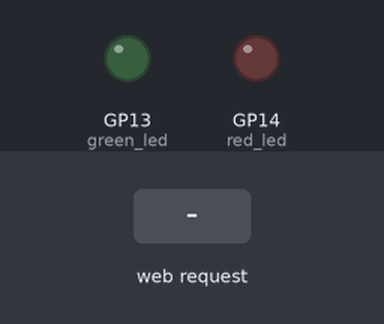
The program below on a simulated Raspberry Pi Pico running CircuitPython. Shown: output pins drawn as LEDs (lit = HIGH). Inputs (shaded band) come from the test bench. The board's own WiFi access point starts at once; what the program prints to the serial console is not drawn.

Above: at 1.2 s.
1.3 s: HTTP request GET /red received
At 2.4 s:
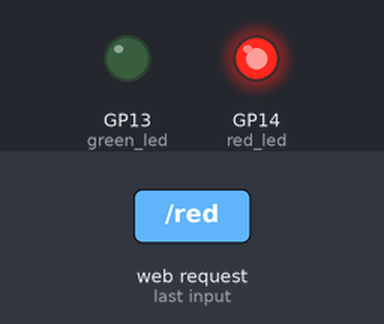
2.8 s: HTTP request GET /green received
At 3.6 s:
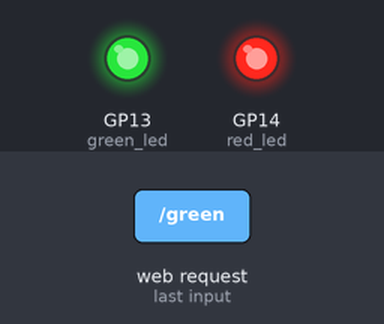
4.3 s: HTTP request GET /red received
At 4.7 s:
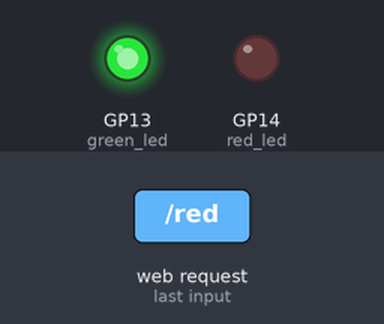
Timing chart, 0 to 7.3 s (numbered marks = the images above; inputs shaded):
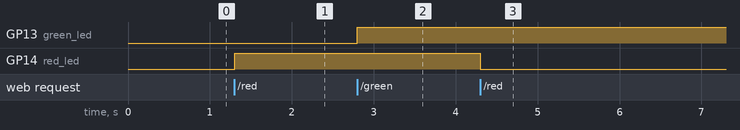

The program:

starter_project.py
```python
"""
CircuitPython Intro Tutorials - Module 8: Web Dashboard (Final Project)

This is our final project! We'll create a web server that shows a dashboard
of our sensor readings. This combines everything we've learned about:
- Sensors (temperature)
- Networking (serving a webpage)
- Variables
"""
import board
import microcontroller
import wifi
import socketpool
import time
import digitalio
from adafruit_httpserver import FileResponse, Response, Request, Server
# ssid is the network name
SSID = "My Web Dashboard SSID"
# create a secure password
password = "hacktheplanet"

green_pin = board.GP13
red_pin = board.GP14

green_led = digitalio.DigitalInOut(green_pin)
red_led = digitalio.DigitalInOut(red_pin)

green_led.direction = digitalio.Direction.OUTPUT
red_led.direction = digitalio.Direction.OUTPUT


print("Connecting...")
wifi.radio.start_ap(ssid=SSID, password=password)
pool = socketpool.SocketPool(wifi.radio)

# sets the '/static' folder to our server's default folder
# create a folder named static on your circuitpy drive to easily serve images and web pages!
server = Server(pool, "/static", debug=True)
count = 0


# Here we create a 'route', a route is a simple way to attach a function to an URL endpoint.
# For example, something like 192.168.4.1/temperature would activate the red_page() function and return the MCU's temperature.
@server.route("/")
def base(request: Request):
    message = """
    Hello from the CircuitPython HTTP Server!
        1. /red
        2. /green
        3. /image
        4. /infrared
    """
    return Response(request, message)

@server.route("/red")
def red_page(request: Request):
    message = """
    Red LED is toggled!
    """

    # Turn on the LED
    if red_led.value == True:
      red_led.value = False
    else:
      red_led.value = True

    return Response(request, str(message))

@server.route("/green")
def green_page(request: Request):
    message = """
    Green LED toggled!
    """

    # Turn on the LED
    if green_led.value == True:
      green_led.value = False
    else:
      green_led.value = True

    return Response(request, str(message))


### IMAGES
# If you want to display an image to your user
# First, make sure your circuitpy drive has a 'static' folder.
# Open the static folder. Then, inside of the static folder, save your image file as "image".
# your image should be a .jpg (.jpeg is fine) or .png!
# Once your image is saved it should be accessible at ip.address:5000/image.jpg!

@server.route("/image")
def image_page(request: Request):
    return FileResponse(request, "image.jpg","/static")


# Try creating some useful web pages that display data from the sensors we've used in class or output signals to devices like the infrared remote!

### INFRARED REMOTE
@server.route("/infrared")
def power_send(request: Request):
    # You'll need to use this code to initialize the IR!
    # Place it at the top of your file if you want the infrared remote on your server!
    # import board
    # import pulseio
    # import pwmio
    # import array
    # IR_OUT = board.A0
    # pulseOut = pulseio.PulseOut(IR_OUT)
    # This variable contains the delays between infrared light pulses
    # Each number is a number of microseconds!
    PowerPulse = [8984, 4468, 590, 1661, 590, 1662, 589, 538, 589, 539, 589, 538,
              589, 538, 589, 539, 589, 1662, 589, 1663, 588, 539, 589, 1662,
              589, 539, 588, 1663, 588, 540, 587, 1664, 588, 540, 587, 540, 587,
              540, 588, 540, 587, 540, 587, 1664, 587, 541, 586, 541, 587, 1665,
              586, 1665, 586, 1665, 586, 1665, 586, 1666, 585, 542, 585, 1666,
              585, 1666, 585, 543, 584]
    # This line does some encoding magic to make the pulses readable!
    code = array.array('H', [PowerPulse[x] for x in range(len(PowerPulse))])
    # Finally, we send the encoded pulses through our LED:
    pulseOut.send(code)

    # Let the user know that their request was successfully served!
    message = "Power signal sent! Request Success!"
    return Response(request, message)

# PHOTORESISTOR
@server.route("/lightlevel")
def get_light_level(request:Request):
    # You'll need the following code to get your analog sensor set up!
    # import board
    # import analogio
    # light_sensor = analogio.AnalogIn(board.A0)
    """Convert light sensor reading to percentage"""
    voltage = (light_sensor.value * 3.3) / 65536
    # Convert voltage to rough percentage (0-100)
    light_level = int((voltage / 3.3) * 100)
    # Finally, create our response message with the actual light level included!
    message = "Current light level is: " + str(light_level)
    return Response(request, message)


print(f" Created access point {SSID} with page hosted @ {wifi.radio.ipv4_address_ap}")
server.serve_forever(str(wifi.radio.ipv4_address_ap))
```

Measured:
- after the input at 1.3 s, GP14 (red_led): LOW → HIGH at once
- after the input at 2.8 s, GP13 (green_led): LOW → HIGH at once
- after the input at 4.3 s, GP14 (red_led): HIGH → LOW at once
